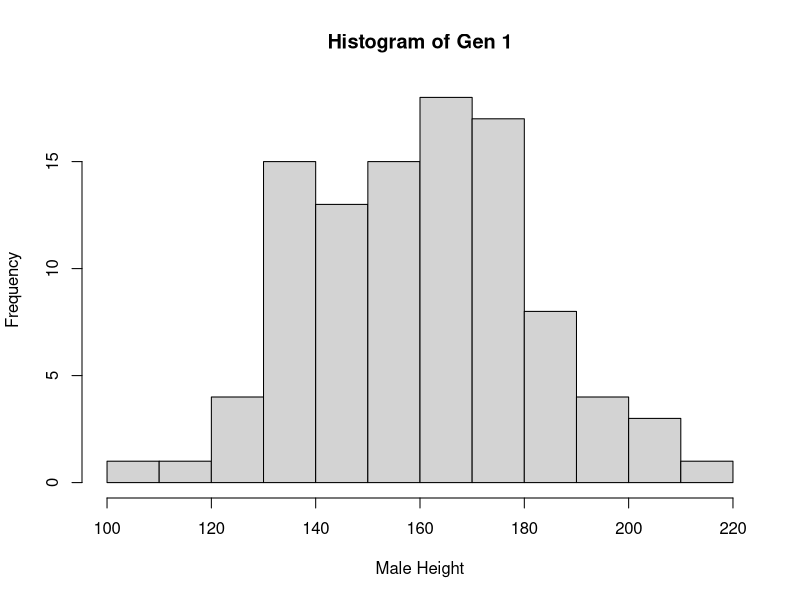
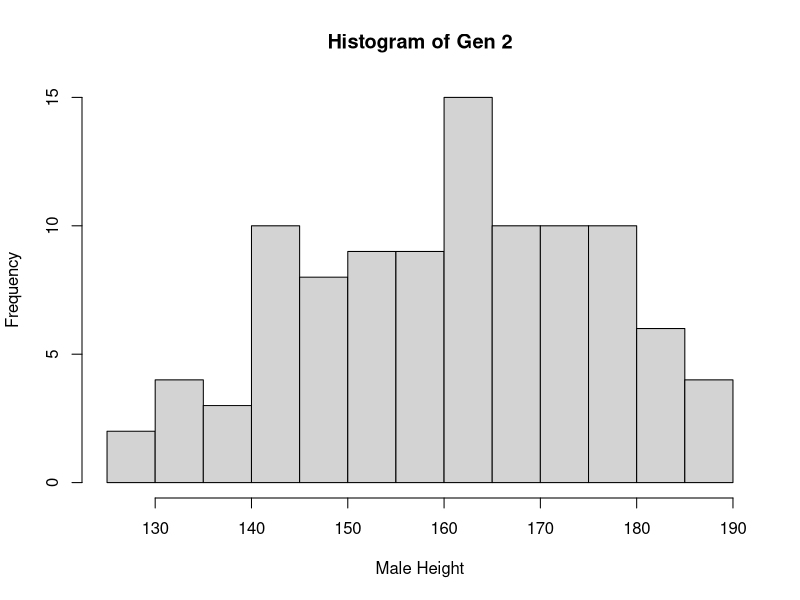
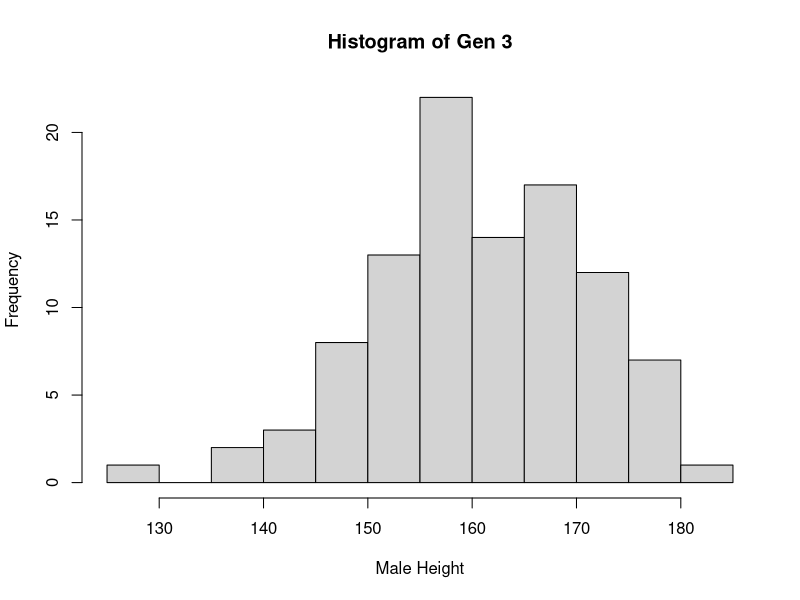
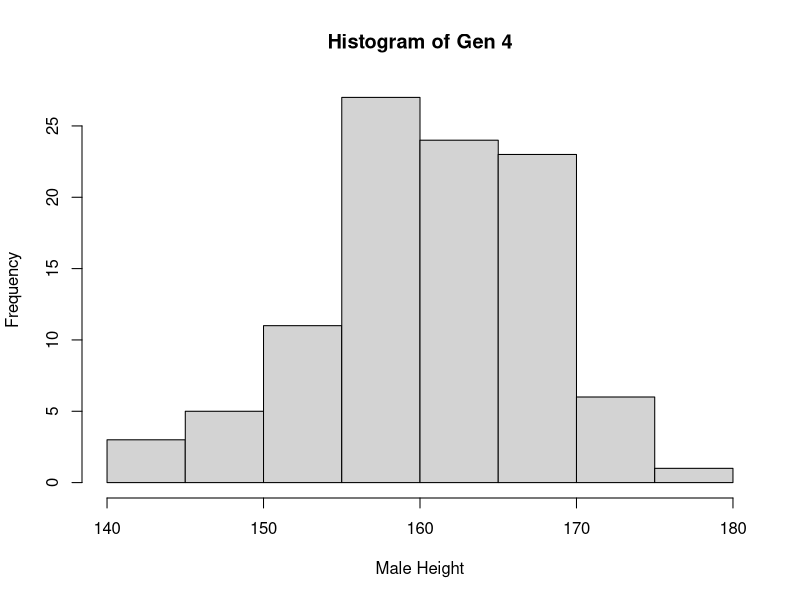
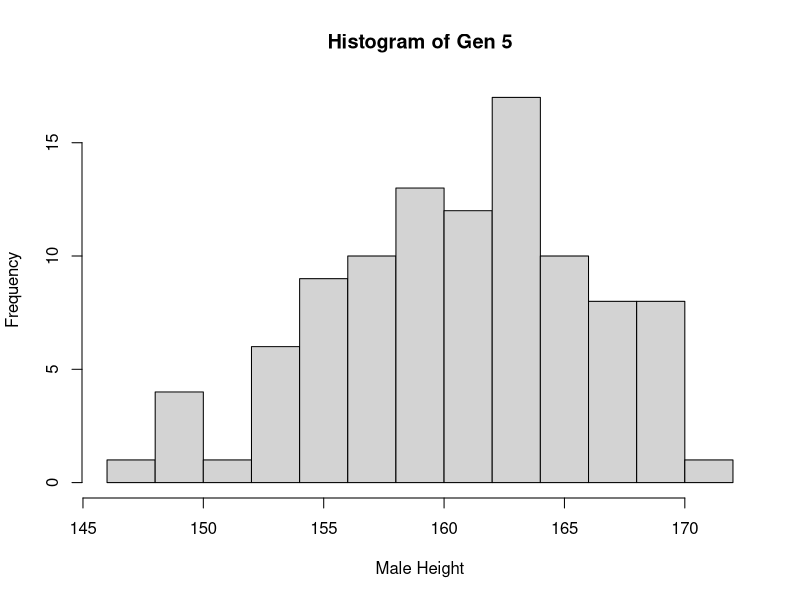
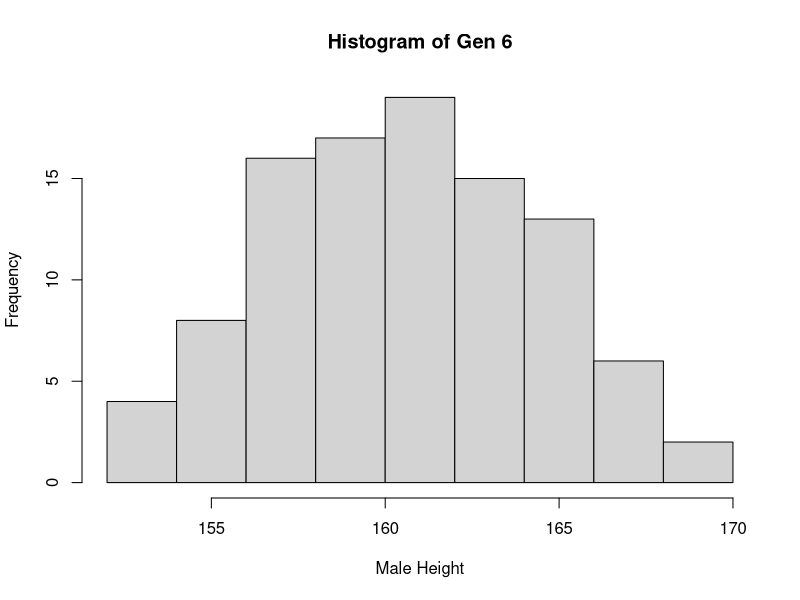
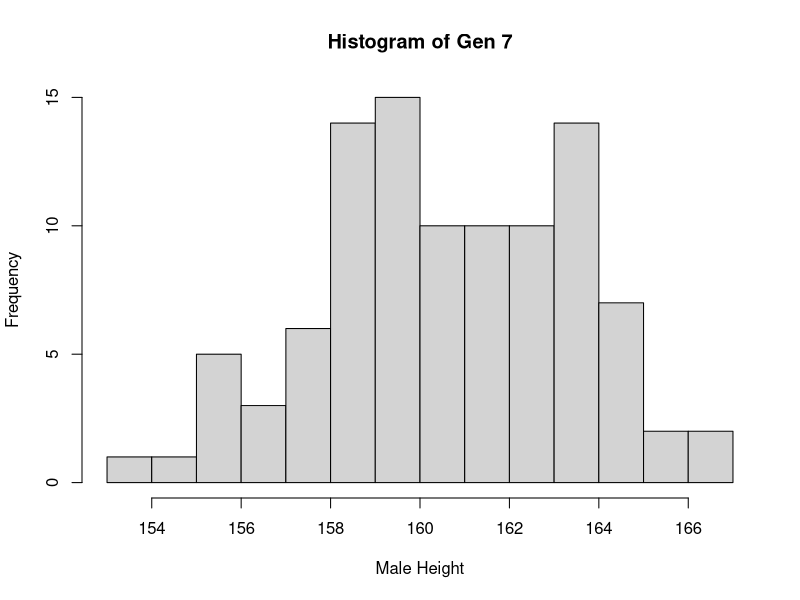
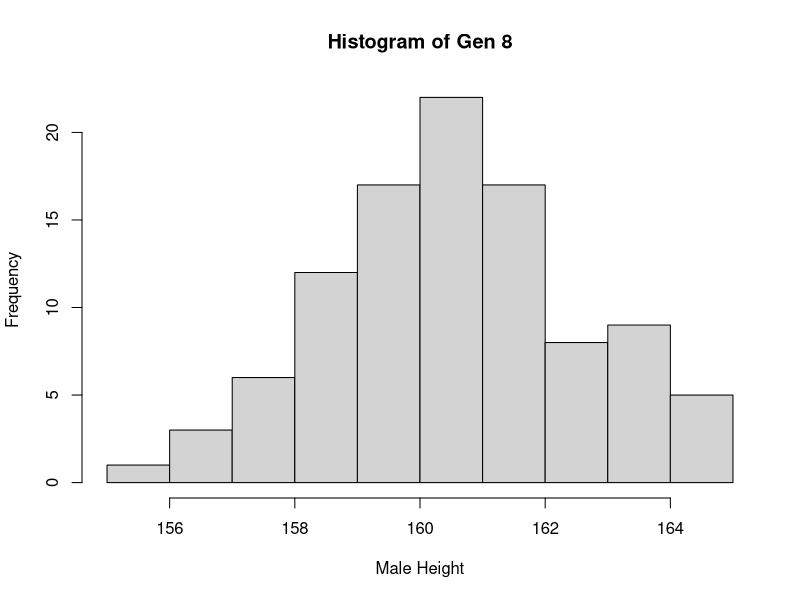

These figures' R source, in order:
## ---- chunk 1
pop <- data.frame(m = rnorm(100, 160, 20), f = rnorm(100, 160, 20))
## ---- chunk 2
next_gen <- function(pop) {
    pop$m <- sample(pop$m)
    pop$m <- rowMeans(pop)
    pop$f <- pop$m
    pop
}
## ---- chunk 3
hist(pop$m, breaks=12, main = "Histogram of Gen 1", xlab = "Male Height")
result = matrix(NA, nrow=900,ncol=3)
result[1:100,1] = pop$m
result[1:100,2] = pop$f
result[1:100,3] = rep(1, 100)
for(i in 1:8){
  pop = next_gen(pop)
  result[(i*100+1):((i+1)*100),1] = pop$m
  result[(i*100+1):((i+1)*100),2] = pop$f
  result[(i*100+1):((i+1)*100),3] = rep(i+1, 100)
  hist(pop$m, breaks =12, main = paste("Histogram of Gen", i+1), xlab = "Male Height")
}
## ---- chunk 4
library(ggplot2)
library(cowplot)
result = as.data.frame(result)
colnames(result) = c('m','f', 'gen')

ggplot(result, aes(x=m,y=f)) +
        geom_point(alpha = 0.2) +
        xlim(100, 220) +
        facet_wrap(~gen)
## ---- chunk 5
makeTransparent = function(..., alpha=0.5) {
  if(alpha<0 | alpha>1) stop("alpha must be between 0 and 1")
  alpha = floor(255*alpha)  
  newColor = col2rgb(col=unlist(list(...)), alpha=FALSE)
  .makeTransparent = function(col, alpha) {
    rgb(red=col[1], green=col[2], blue=col[3], alpha=alpha, maxColorValue=255)
  }
  newColor = apply(newColor, 2, .makeTransparent, alpha=alpha)
  return(newColor)
}

par(new=FALSE)
plot(NULL,
  xlim=c(-1, 1),
  ylim=c(-1, 1),
  xlab="",
  ylab=""
)

polygon(x=c(seq(-0.75, 0.25, length.out=100), seq(0.25, -0.75, length.out=100)),
        y=c(rep(-0.25, 100), rep(0.75, 100)), border=NA, col=makeTransparent('blue',alpha=0.5))
polygon(x=c(seq(-0.25, 0.75, length.out=100), seq(0.75, -0.25, length.out=100)),
        y=c(rep(-0.75, 100), rep(0.25, 100)), border=NA, col=makeTransparent('red',alpha=0.5))
## ---- chunk 6
library(boot)
set.seed(1235)
treatment <- sample(c(0,1), replace=TRUE, size=100)
outcome <- rnorm(100, 60, 20)
d.frame = data.frame(treatment,outcome)
colnames(d.frame) = c("treatment","outcome")
# Add 5 to treatment group
for (i in 1:nrow(d.frame)){
    if (d.frame[i,'treatment'] == 1) {
        d.frame[i, 'outcome'] = d.frame[i, 'outcome'] + 5
    }
}
n = c(250,500,750,1000,1250,1500,1750,2000,2250,2500)
B = 1000
result <-matrix(NA, 10, 7)
colnames(result) <- c("Size", "Group 0 Mean", "Group 0 Lower", "Group 0 Upper","Group 1 Mean", "Group 1 Lower", "Group 1 Upper")
result[,'Size'] = 1:10
for (i in 1:nrow(result)){
  boot0 <- matrix(sample(d.frame$outcome[d.frame$treatment==0], size = B*i, replace = TRUE), ncol=B, nrow=n[i])
  boot0Means <- colMeans(boot0)
  boot0Mean <- mean(boot0Means)
  boot0L <- quantile(boot0Means, prob = 0.025)
  boot0U <- quantile(boot0Means, prob = 0.975)
  result[i,2] = boot0Mean
  result[i,'Group 0 Lower'] = boot0L
  result[i,'Group 0 Upper'] = boot0U
  
  boot1 <- matrix(sample(d.frame$outcome[d.frame$treatment==1], size = B*i, replace = TRUE), ncol=B, nrow=n[i])
  boot1Means <- colMeans(boot1)
  boot1Mean <- mean(boot1Means)
  boot1L <- quantile(boot1Means, prob = 0.025)
  boot1U <- quantile(boot1Means, prob = 0.975)
  result[i,5] = boot1Mean
  result[i,'Group 1 Lower'] = boot1L
  result[i,'Group 1 Upper'] = boot1U
}
result = as.data.frame(result)
ggplot(result, aes(x = Size)) + geom_line( aes(y = `Group 0 Mean`), color = 'red') +geom_ribbon(aes(ymin = `Group 0 Lower`, ymax = `Group 0 Upper`), fill=makeTransparent('red',alpha=0.5)) + geom_line( aes(y = `Group 1 Mean`), color = 'blue') +geom_ribbon(aes(ymin = `Group 1 Lower`, ymax = `Group 1 Upper`), fill=makeTransparent('blue',alpha=0.5)) + ylab("Outcome")
